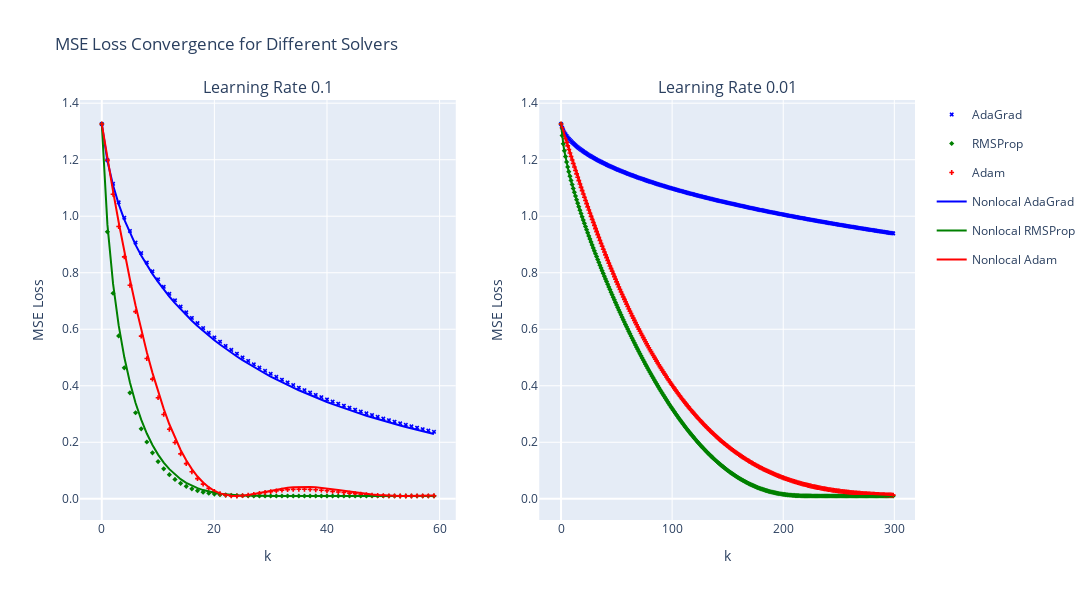

Notebook code cell kept with this figure:
### Markdown cell above
## Figure 1 - Loss

### Code cell
# Generate some example data
np.random.seed(42)
samples = 1000
x = np.random.rand(samples)  # 1000 input samples
true_theta = 2
y = true_theta * x + np.random.normal(0, 0.1, samples)  # Outputs with some noise

learning_rates = [0.1, 0.01]

# Create the figure with two subplots, one for each learning rate
fig = make_subplots(rows=1, cols=2, subplot_titles=(f"Learning Rate {learning_rates[0]}", f"Learning Rate {learning_rates[1]}"))

# Define the derivative of the MSE
def dL(theta_t):
    if np.isscalar(theta_t) or (isinstance(theta_t, np.ndarray) and theta_t.ndim == 0):
        gradient = -2 * np.mean((y - theta_t * x) * x)
    else:
        gradient = np.array([-2 * np.mean((y - theta * x) * x) for theta in theta_t])
    return gradient

# Define the MSE loss function
def mse(theta):
    return np.mean((y - theta * x) ** 2)

# Define the system dynamics function
f = lambda t, y: 0.0

for idx, lr in enumerate(learning_rates):
    if lr == 0.1:
        k = 60
    else:
        k = 300

    # AdaGrad Optimizer
    print(f'AdaGrad Optimizer (lr={lr})')
    adagrad_optimizer = AdaGrad(dL=dL, lr=lr, epochs=k)
    theta_initial = 0.0
    theta_result_adagrad, _, _ = adagrad_optimizer.solve(theta_initial)
    loss_values_adagrad = [mse(theta) for theta in theta_result_adagrad]

    # RMSPropMomentum Optimizer
    print(f'\nRMSProp Optimizer (lr={lr})')
    rmsprop_optimizer = RMSPropMomentum(dL=dL, lr=lr, beta=0.9, epochs=k)
    theta_result_rmsprop, _, _ = rmsprop_optimizer.solve(theta_initial)
    loss_values_rmsprop = [mse(theta) for theta in theta_result_rmsprop]

    # AdamMomentum Optimizer
    print(f'\nAdam Optimizer (lr={lr})')
    adam_optimizer = AdamMomentum(dL=dL, lr=lr, beta1 = 0.9, beta2 = 0.99, epochs=k)
    theta_result_adam, _, _, _ = adam_optimizer.solve(theta_initial)
    loss_values_adam = [mse(theta) for theta in theta_result_adam]

    # NonlocalSolverAdaGrad
    print(f'\nNonlocal AdaGrad Optimizer (lr={lr})')
    adagrad_nonlocal_solver = NonlocalSolverAdaGrad(f=f, dL=dL, t_span=[1e-12, k * lr], y0=np.array([0.0]), alpha=lr)
    t_adagrad, y_adagrad = adagrad_nonlocal_solver.solve()
    loss_values_nonlocal_adagrad = [mse(theta) for theta in y_adagrad]

    # NonlocalSolverMomentumRMSProp
    print(f'\nNonlocal RMSProp Optimizer (lr={lr})')
    rmsprop_nonlocal_solver = NonlocalSolverMomentumRMSProp(f=f, dL=dL, t_span=[1e-12, k * lr], y0=np.array([0.0]), 
                                                            beta=0.9, alpha=lr)
    t_rmsprop, y_rmsprop = rmsprop_nonlocal_solver.solve()
    loss_values_nonlocal_rmsprop = [mse(theta) for theta in y_rmsprop]

    # NonlocalSolverMomentumAdam
    print(f'\nNonlocal Adam Optimizer (lr={lr})')
    adam_nonlocal_solver = NonlocalSolverMomentumAdam(f=f, dL=dL, t_span=[1e-12, k * lr], y0=np.array([0.0]), 
                                                      betas=[0.9, 0.99], alpha=lr)
    t_adam, y_adam = adam_nonlocal_solver.solve()
    loss_values_nonlocal_adam = [mse(theta) for theta in y_adam]

    # Plot AdaGrad results
    fig.add_trace(go.Scatter(x=list(range(len(loss_values_adagrad))), y=loss_values_adagrad, 
                             mode='markers', 
                             marker=dict(symbol='x', size=4, line=dict(width=0.01), color='blue'), 
                             name='AdaGrad', 
                             legendgroup='AdaGrad', 
                             showlegend=(idx == 0)),  # Show legend only once
                  row=1, col=idx + 1)

    # Plot RMSProp results
    fig.add_trace(go.Scatter(x=list(range(len(loss_values_rmsprop))), y=loss_values_rmsprop, 
                             mode='markers', 
                             marker=dict(symbol='diamond', size=4, line=dict(width=0.01), color='green'), 
                             name='RMSProp', 
                             legendgroup='RMSProp', 
                             showlegend=(idx == 0)),  # Show legend only once
                  row=1, col=idx + 1)

    # Plot Adam results
    fig.add_trace(go.Scatter(x=list(range(len(loss_values_adam))), y=loss_values_adam, 
                             mode='markers', 
                             marker=dict(symbol='cross', size=4, line=dict(width=0.01), color='red'), 
                             name='Adam', 
                             legendgroup='Adam', 
                             showlegend=(idx == 0)),  # Show legend only once
                  row=1, col=idx + 1)

    # Plot Nonlocal AdaGrad results
    fig.add_trace(go.Scatter(x=t_adagrad / lr, y=loss_values_nonlocal_adagrad, 
                             mode='lines', line=dict(color='blue'), 
                             name='Nonlocal AdaGrad', 
                             legendgroup='Nonlocal AdaGrad', 
                             showlegend=(idx == 0)),  # Show legend only once
                  row=1, col=idx + 1)

    # Plot Nonlocal RMSProp results
    fig.add_trace(go.Scatter(x=t_rmsprop / lr, y=loss_values_nonlocal_rmsprop, 
                             mode='lines', line=dict(color='green'), 
                             name='Nonlocal RMSProp', 
                             legendgroup='Nonlocal RMSProp', 
                             showlegend=(idx == 0)),  # Show legend only once
                  row=1, col=idx + 1)

    # Plot Nonlocal Adam results
    fig.add_trace(go.Scatter(x=t_adam / lr, y=loss_values_nonlocal_adam, 
                             mode='lines', line=dict(color='red'), 
                             name='Nonlocal Adam', 
                             legendgroup='Nonlocal Adam', 
                             showlegend=(idx == 0)),  # Show legend only once
                  row=1, col=idx + 1)

# Configure the layout of the plot
fig.update_layout(
    title='MSE Loss Convergence for Different Solvers',
    width=1500,  # Width in pixels
    height=600,  # Height in pixels
    showlegend=True
)

fig.update_xaxes(title_text="k")
fig.update_yaxes(tickformat=".1f", title_text="MSE Loss")

# Show the figure
fig.show()

### Figure 1 — Plotly figure (JSON) as saved in the notebook; plotly's stock layout.template omitted (floating-point values rounded to 4 significant figures; data arrays with more than 128 entries replaced by an {"elided": "..."} marker saying what was removed)
{"data": [{"legendgroup": "AdaGrad", "marker": {"color": "blue", "line": {"width": 0.01}, "size": 4, "symbol": "x"}, "mode": "markers", "name": "AdaGrad", "showlegend": true, "type": "scatter", "x": [0, 1, 2, 3, 4, 5, 6, 7, 8, 9, 10, 11, 12, 13, 14, 15, 16, 17, 18, 19, 20, 21, 22, 23, 24, 25, 26, 27, 28, 29, 30, 31, 32, 33, 34, 35, 36, 37, 38, 39, 40, 41, 42, 43, 44, 45, 46, 47, 48, 49, 50, 51, 52, 53, 54, 55, 56, 57, 58, 59], "xaxis": "x", "y": [1.326, 1.199, 1.115, 1.049, 0.9949, 0.9481, 0.9068, 0.8698, 0.8361, 0.8052, 0.7767, 0.7502, 0.7255, 0.7022, 0.6804, 0.6597, 0.6402, 0.6217, 0.604, 0.5872, 0.5711, 0.5558, 0.5411, 0.527, 0.5134, 0.5004, 0.4879, 0.4758, 0.4642, 0.453, 0.4422, 0.4318, 0.4217, 0.4119, 0.4024, 0.3933, 0.3844, 0.3758, 0.3674, 0.3594, 0.3515, 0.3439, 0.3365, 0.3293, 0.3223, 0.3154, 0.3088, 0.3024, 0.2961, 0.29, 0.284, 0.2782, 0.2726, 0.2671, 0.2617, 0.2565, 0.2514, 0.2464, 0.2416, 0.2368], "yaxis": "y"}, {"legendgroup": "RMSProp", "marker": {"color": "green", "line": {"width": 0.01}, "size": 4, "symbol": "diamond"}, "mode": "markers", "name": "RMSProp", "showlegend": true, "type": "scatter", "x": [0, 1, 2, 3, 4, 5, 6, 7, 8, 9, 10, 11, 12, 13, 14, 15, 16, 17, 18, 19, 20, 21, 22, 23, 24, 25, 26, 27, 28, 29, 30, 31, 32, 33, 34, 35, 36, 37, 38, 39, 40, 41, 42, 43, 44, 45, 46, 47, 48, 49, 50, 51, 52, 53, 54, 55, 56, 57, 58, 59], "xaxis": "x", "y": [1.326, 0.9449, 0.7275, 0.5765, 0.4634, 0.375, 0.3045, 0.2474, 0.2009, 0.1628, 0.1315, 0.106, 0.08519, 0.06832, 0.05474, 0.04391, 0.03536, 0.02868, 0.02353, 0.01962, 0.0167, 0.01456, 0.01301, 0.01192, 0.01117, 0.01067, 0.01034, 0.01013, 0.01, 0.009924, 0.00988, 0.009855, 0.009842, 0.009835, 0.009832, 0.009831, 0.00983, 0.00983, 0.00983, 0.00983, 0.00983, 0.00983, 0.00983, 0.00983, 0.00983, 0.00983, 0.00983, 0.00983, 0.00983, 0.00983, 0.00983, 0.00983, 0.00983, 0.00983, 0.00983, 0.00983, 0.00983, 0.00983, 0.00983, 0.00983], "yaxis": "y"}, {"legendgroup": "Adam", "marker": {"color": "red", "line": {"width": 0.01}, "size": 4, "symbol": "cross"}, "mode": "markers", "name": "Adam", "showlegend": true, "type": "scatter", "x": [0, 1, 2, 3, 4, 5, 6, 7, 8, 9, 10, 11, 12, 13, 14, 15, 16, 17, 18, 19, 20, 21, 22, 23, 24, 25, 26, 27, 28, 29, 30, 31, 32, 33, 34, 35, 36, 37, 38, 39, 40, 41, 42, 43, 44, 45, 46, 47, 48, 49, 50, 51, 52, 53, 54, 55, 56, 57, 58, 59], "xaxis": "x", "y": [1.326, 1.199, 1.078, 0.9635, 0.8562, 0.7558, 0.6623, 0.5758, 0.4963, 0.4236, 0.3577, 0.2985, 0.2458, 0.1994, 0.1591, 0.1245, 0.09539, 0.07136, 0.05203, 0.03697, 0.02575, 0.0179, 0.01294, 0.01041, 0.009854, 0.01082, 0.01289, 0.0157, 0.01889, 0.02217, 0.02531, 0.0281, 0.03042, 0.03216, 0.03328, 0.03377, 0.03365, 0.03298, 0.03182, 0.03027, 0.02842, 0.02637, 0.02421, 0.02203, 0.01991, 0.01791, 0.01609, 0.01449, 0.01313, 0.01202, 0.01115, 0.01053, 0.01012, 0.009895, 0.00983, 0.009887, 0.01003, 0.01023, 0.01046, 0.01069], "yaxis": "y"}, {"legendgroup": "Nonlocal AdaGrad", "line": {"color": "blue"}, "mode": "lines", "name": "Nonlocal AdaGrad", "showlegend": true, "type": "scatter", "x": [1e-11, 1.0, 2.0, 3.0, 4.0, 5.0, 6.0, 7.0, 8.0, 9.0, 10.0, 11.0, 12.0, 13.0, 14.0, 15.0, 16.0, 17.0, 18.0, 19.0, 20.0, 21.0, 22.0, 23.0, 24.0, 25.0, 26.0, 27.0, 28.0, 29.0, 30.0, 31.0, 32.0, 33.0, 34.0, 35.0, 36.0, 37.0, 38.0, 39.0, 40.0, 41.0, 42.0, 43.0, 44.0, 45.0, 46.0, 47.0, 48.0, 49.0, 50.0, 51.0, 52.0, 53.0, 54.0, 55.0, 56.0, 57.0, 58.0, 59.0], "xaxis": "x", "y": [1.326, 1.195, 1.109, 1.043, 0.9877, 0.9403, 0.8985, 0.8611, 0.8271, 0.796, 0.7673, 0.7407, 0.7158, 0.6925, 0.6706, 0.6499, 0.6303, 0.6117, 0.5941, 0.5773, 0.5612, 0.5459, 0.5312, 0.5171, 0.5036, 0.4906, 0.4782, 0.4661, 0.4546, 0.4434, 0.4327, 0.4223, 0.4122, 0.4025, 0.3931, 0.384, 0.3752, 0.3667, 0.3584, 0.3504, 0.3426, 0.335, 0.3277, 0.3206, 0.3136, 0.3069, 0.3003, 0.294, 0.2878, 0.2817, 0.2759, 0.2701, 0.2646, 0.2591, 0.2539, 0.2487, 0.2437, 0.2388, 0.234, 0.2293], "yaxis": "y"}, {"legendgroup": "Nonlocal RMSProp", "line": {"color": "green"}, "mode": "lines", "name": "Nonlocal RMSProp", "showlegend": true, "type": "scatter", "x": [1e-11, 1.0, 2.0, 3.0, 4.0, 5.0, 6.0, 7.0, 8.0, 9.0, 10.0, 11.0, 12.0, 13.0, 14.0, 15.0, 16.0, 17.0, 18.0, 19.0, 20.0, 21.0, 22.0, 23.0, 24.0, 25.0, 26.0, 27.0, 28.0, 29.0, 30.0, 31.0, 32.0, 33.0, 34.0, 35.0, 36.0, 37.0, 38.0, 39.0, 40.0, 41.0, 42.0, 43.0, 44.0, 45.0, 46.0, 47.0, 48.0, 49.0, 50.0, 51.0, 52.0, 53.0, 54.0, 55.0, 56.0, 57.0, 58.0, 59.0], "xaxis": "x", "y": [1.326, 0.9702, 0.7615, 0.6135, 0.5007, 0.4114, 0.3392, 0.2799, 0.2309, 0.1902, 0.1563, 0.1282, 0.1048, 0.08545, 0.06955, 0.05655, 0.046, 0.03752, 0.03077, 0.02546, 0.02132, 0.01815, 0.01576, 0.01397, 0.01267, 0.01174, 0.01109, 0.01064, 0.01033, 0.01014, 0.01001, 0.009934, 0.009888, 0.009861, 0.009846, 0.009838, 0.009833, 0.009831, 0.00983, 0.00983, 0.00983, 0.00983, 0.00983, 0.00983, 0.00983, 0.00983, 0.00983, 0.00983, 0.00983, 0.00983, 0.00983, 0.00983, 0.00983, 0.00983, 0.00983, 0.00983, 0.00983, 0.00983, 0.00983, 0.00983], "yaxis": "y"}, {"legendgroup": "Nonlocal Adam", "line": {"color": "red"}, "mode": "lines", "name": "Nonlocal Adam", "showlegend": true, "type": "scatter", "x": [1e-11, 1.0, 2.0, 3.0, 4.0, 5.0, 6.0, 7.0, 8.0, 9.0, 10.0, 11.0, 12.0, 13.0, 14.0, 15.0, 16.0, 17.0, 18.0, 19.0, 20.0, 21.0, 22.0, 23.0, 24.0, 25.0, 26.0, 27.0, 28.0, 29.0, 30.0, 31.0, 32.0, 33.0, 34.0, 35.0, 36.0, 37.0, 38.0, 39.0, 40.0, 41.0, 42.0, 43.0, 44.0, 45.0, 46.0, 47.0, 48.0, 49.0, 50.0, 51.0, 52.0, 53.0, 54.0, 55.0, 56.0, 57.0, 58.0, 59.0], "xaxis": "x", "y": [1.326, 1.205, 1.089, 0.9786, 0.8743, 0.7761, 0.6841, 0.5983, 0.5188, 0.4456, 0.3788, 0.3181, 0.2637, 0.2153, 0.1729, 0.1361, 0.1048, 0.07872, 0.05749, 0.04076, 0.02813, 0.01919, 0.01347, 0.01052, 0.00986, 0.01104, 0.01359, 0.0171, 0.02117, 0.02544, 0.02962, 0.03345, 0.03674, 0.03934, 0.04117, 0.04219, 0.04241, 0.04186, 0.04063, 0.03881, 0.03652, 0.03389, 0.03103, 0.02807, 0.02512, 0.02228, 0.01964, 0.01726, 0.01519, 0.01347, 0.0121, 0.01107, 0.01037, 0.009975, 0.009832, 0.009899, 0.01013, 0.01046, 0.01086, 0.01128], "yaxis": "y"}, {"legendgroup": "AdaGrad", "marker": {"color": "blue", "line": {"width": 0.01}, "size": 4, "symbol": "x"}, "mode": "markers", "name": "AdaGrad", "showlegend": false, "type": "scatter", "x": {"elided": "300 int values"}, "xaxis": "x2", "y": {"elided": "300 float values"}, "yaxis": "y2"}, {"legendgroup": "RMSProp", "marker": {"color": "green", "line": {"width": 0.01}, "size": 4, "symbol": "diamond"}, "mode": "markers", "name": "RMSProp", "showlegend": false, "type": "scatter", "x": {"elided": "300 int values"}, "xaxis": "x2", "y": {"elided": "300 float values"}, "yaxis": "y2"}, {"legendgroup": "Adam", "marker": {"color": "red", "line": {"width": 0.01}, "size": 4, "symbol": "cross"}, "mode": "markers", "name": "Adam", "showlegend": false, "type": "scatter", "x": {"elided": "300 int values"}, "xaxis": "x2", "y": {"elided": "300 float values"}, "yaxis": "y2"}, {"legendgroup": "Nonlocal AdaGrad", "line": {"color": "blue"}, "mode": "lines", "name": "Nonlocal AdaGrad", "showlegend": false, "type": "scatter", "x": {"elided": "300 float values"}, "xaxis": "x2", "y": {"elided": "300 float values"}, "yaxis": "y2"}, {"legendgroup": "Nonlocal RMSProp", "line": {"color": "green"}, "mode": "lines", "name": "Nonlocal RMSProp", "showlegend": false, "type": "scatter", "x": {"elided": "300 float values"}, "xaxis": "x2", "y": {"elided": "300 float values"}, "yaxis": "y2"}, {"legendgroup": "Nonlocal Adam", "line": {"color": "red"}, "mode": "lines", "name": "Nonlocal Adam", "showlegend": false, "type": "scatter", "x": {"elided": "300 float values"}, "xaxis": "x2", "y": {"elided": "300 float values"}, "yaxis": "y2"}], "layout": {"annotations": [{"font": {"size": 16}, "showarrow": false, "text": "Learning Rate 0.1", "x": 0.225, "xanchor": "center", "xref": "paper", "y": 1, "yanchor": "bottom", "yref": "paper"}, {"font": {"size": 16}, "showarrow": false, "text": "Learning Rate 0.01", "x": 0.775, "xanchor": "center", "xref": "paper", "y": 1, "yanchor": "bottom", "yref": "paper"}], "height": 600, "showlegend": true, "title": {"text": "MSE Loss Convergence for Different Solvers"}, "width": 1500, "xaxis": {"anchor": "y", "domain": [0, 0.45], "title": {"text": "k"}}, "xaxis2": {"anchor": "y2", "domain": [0.55, 1], "title": {"text": "k"}}, "yaxis": {"anchor": "x", "domain": [0, 1], "tickformat": ".1f", "title": {"text": "MSE Loss"}}, "yaxis2": {"anchor": "x2", "domain": [0, 1], "tickformat": ".1f", "title": {"text": "MSE Loss"}}}}
